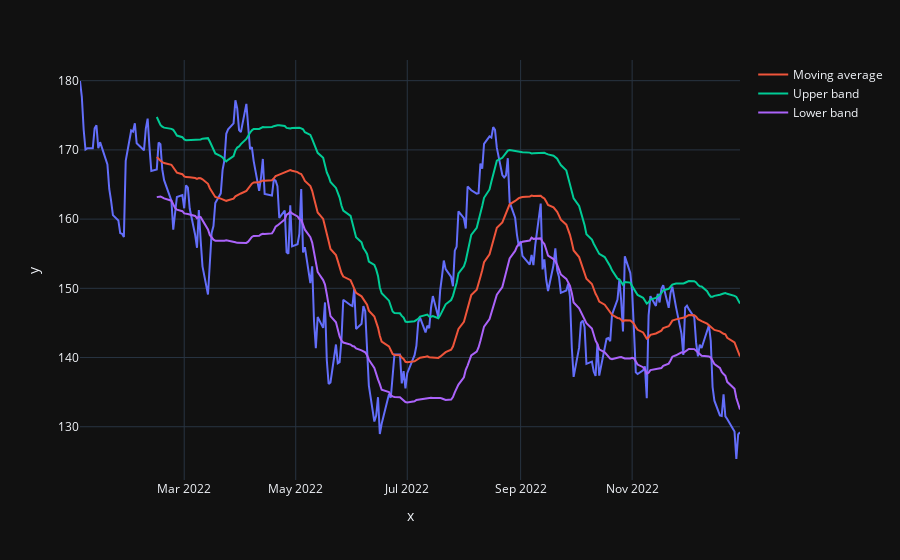

Notebook cell for this chart:
### Code cell
fig = px.line(x=df['Date'], y=df['Close'])
fig.add_trace(go.Scatter(x=df['Date'], y=df['Moving average'], mode='lines', name='Moving average'))
fig.add_trace(go.Scatter(x=df['Date'], y=df['Upper band'], mode='lines', name='Upper band'))
fig.add_trace(go.Scatter(x=df['Date'], y=df['Lower band'], mode='lines', name='Lower band'))
fig.write_html("stock_plot.html")
fig.show()

### Figure 1 — Plotly figure (JSON) as saved in the notebook; plotly's stock layout.template omitted (floating-point values rounded to 4 significant figures; data arrays with more than 128 entries replaced by an {"elided": "..."} marker saying what was removed)
{"data": [{"hovertemplate": "x=%{x}<br>y=%{y}<extra></extra>", "legendgroup": "", "line": {"color": "#636efa", "dash": "solid"}, "marker": {"symbol": "circle"}, "mode": "lines", "name": "", "orientation": "v", "showlegend": false, "x": {"elided": "251 str values"}, "xaxis": "x", "y": {"elided": "251 float values"}, "yaxis": "y", "type": "scatter"}, {"mode": "lines", "name": "Moving average", "x": {"elided": "251 str values"}, "y": {"elided": "251 float values"}, "type": "scatter"}, {"mode": "lines", "name": "Upper band", "x": {"elided": "251 str values"}, "y": {"elided": "251 float values"}, "type": "scatter"}, {"mode": "lines", "name": "Lower band", "x": {"elided": "251 str values"}, "y": {"elided": "251 float values"}, "type": "scatter"}], "layout": {"xaxis": {"anchor": "y", "domain": [0.0, 1.0], "title": {"text": "x"}}, "yaxis": {"anchor": "x", "domain": [0.0, 1.0], "title": {"text": "y"}}, "legend": {"tracegroupgap": 0}, "margin": {"t": 60}}}
